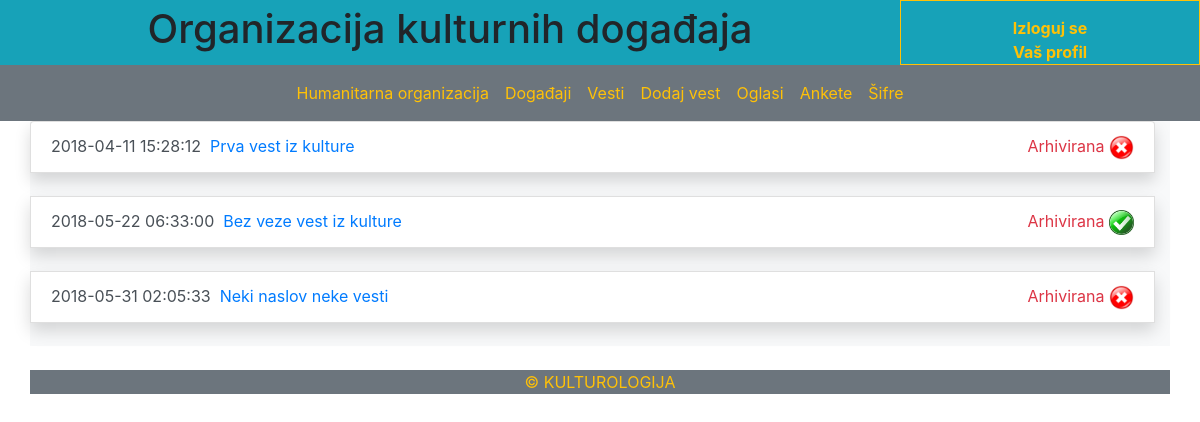
Page /organizacija/Ovesti.php (signed in) on the committed database.
### tables this page shows
CREATE TABLE `vest` (
  `id_vest` int(11) NOT NULL AUTO_INCREMENT,
  `naslov` varchar(45) NOT NULL,
  `tekst` varchar(10000) NOT NULL,
  `vreme_postavljanja` timestamp NOT NULL DEFAULT CURRENT_TIMESTAMP,
  `vreme_isticanja` timestamp NOT NULL DEFAULT '0000-00-00 00:00:00',
  `autor` varchar(45) NOT NULL,
  `organizacija_id_organizacija` int(11) NOT NULL,
  `brisanje` tinyint(1) NOT NULL DEFAULT '1',
  PRIMARY KEY (`id_vest`),
  KEY `fk_vest_organizacija1_idx` (`organizacija_id_organizacija`),
  CONSTRAINT `fk_vest_organizacija1` FOREIGN KEY (`organizacija_id_organizacija`) REFERENCES `organizacija` (`id_organizacija`) ON DELETE NO ACTION ON UPDATE NO ACTION
);

### organizacija/Ovesti.php (the view, shortened to what this page needs)
<?php
$link = mysqli_connect("localhost", "root", "", "kultura")
            or die ("Greška prilikom konekcije na bazu!");
mysqli_set_charset($link,"utf8");
$poruka = "";
$vesti = mysqli_query($link, "SELECT * FROM vest WHERE organizacija_id_organizacija = {$_SESSION['id_organizacija']} ORDER BY vreme_postavljanja ASC");
?>
<!DOCTYPE html>
<html>
<head>
<?php
    include_once "../moduli/bootstrapModul.php";
?>
</head>
<body>
    <div class="container-fluid bg-info">
        <div class="row">
            <h1 class="col-sm-9" style="display: flex; justify-content: center; align-items: center;">Organizacija kulturnih događaja</h1>
            <div class="col-sm-3 border border-warning" style="align-items: center; padding-top:15px">
                <a class="text-warning" style="display: flex; justify-content: center;" href="../logout.php"><b>Izloguj se</b></a>
                <a class="text-warning" style="display: flex; justify-content: center;" href="profil.php"><b>Vaš profil</b></a>
            </div>
        </div>
    </div>
<nav class="navbar navbar-expand-md bg-secondary navbar-dark sticky-top">
  <div class="collapse navbar-collapse" id="collapsibleNavbar">
    <ul class="navbar-nav align-content-center mx-auto">
        <li class="nav-item flex-fill">
                <a class="nav-link text-warning" href="organizacija.php"><?php echo $_SESSION['naziv_organizacije']; ?></a>
            </li>
            <li class="nav-item flex-fill">
                <a class="nav-link text-warning active" href="Odogadjaji.php">Događaji</a>
            </li>
            <li class="nav-item flex-fill">
                <a class="nav-link text-warning" href="Ovesti.php">Vesti</a>
            </li>
            <li class="nav-item flex-fill">
                <a class="nav-link text-warning" href="dodajVest.php">Dodaj vest</a>
            </li>
            <li class="nav-item flex-fill">
                <a class="nav-link text-warning" href="Ooglasi.php">Oglasi</a>
            </li>
            <li class="nav-item flex-fill">
                <a class="nav-link text-warning" href="Oankete.php">Ankete</a>
            </li>
            <li class="nav-item flex-fill">
                <a class="nav-link text-warning" href="Osifra.php">Šifre</a>
            </li>
    </ul>
  </div>
</nav>
<div class="container list-group bg-light">
<?php
if($poruka){
    echo $poruka;
} else {
    while($vest = mysqli_fetch_array($vesti)){
        if($vest['vreme_isticanja'] < date("Y-m-d h:i:s")){
            $arhiva = "<div class='ml-auto text-danger'>Arhivirana</div>";
        } else {
            $arhiva = "<div class='ml-auto text-success'>Aktuelna</div>";
        }
        if($vest['brisanje'] == 1){
            $brisanje = '<div id="one"><a href="zatraziBrisanje.php?id_vest='.$vest['id_vest'].'"><img style="width:25px" src="../slike/obrisi.png"><div id="two">Zatraži brisanje</div></a></div>';
        } elseif($vest['brisanje'] == 0){
            $brisanje = '<div id="one"><img style="width:25px" src="../slike/tacno.png"><div id="two">Čeka se brisanje od administratora</div></a></div>';
        } else {
            $brisanje = '<div id="one"><img style="width:25px" src="../slike/uzvicnik.png"><div id="two">Došlo je do greške!</div></a></div>';
        }
        echo "<div class='list-group-item list-group-item-action shadow'><div class='d-flex'>" . $vest['vreme_postavljanja']." &nbsp; <a href='OvestVise.php?id=" . $vest['id_vest'] . "'>" . $vest['naslov']."</a>" . $arhiva. " &nbsp;" . $brisanje."</div></div><br/>";
    }
}
?>
</div>
<?php
    include_once "../moduli/footerModul.php";
?>
</body>
</html>

### organizacija/Ovesti.php (style rules this page uses)
#one { position:relative; display:block; }

### rows in the picture
vest: vreme_postavljanja "2018-04-11 15:28:12", naslov "Prva vest iz kulture", shows "Arhivirana"
vest: vreme_postavljanja "2018-05-22 06:33:00", naslov "Bez veze vest iz kulture", shows "Arhivirana", brisanje 0 (drawn)
vest: vreme_postavljanja "2018-05-31 02:05:33", naslov "Neki naslov neke vesti", shows "Arhivirana"

### other values in the picture
$_SESSION['naziv_organizacije'] "Humanitarna organizacija"
